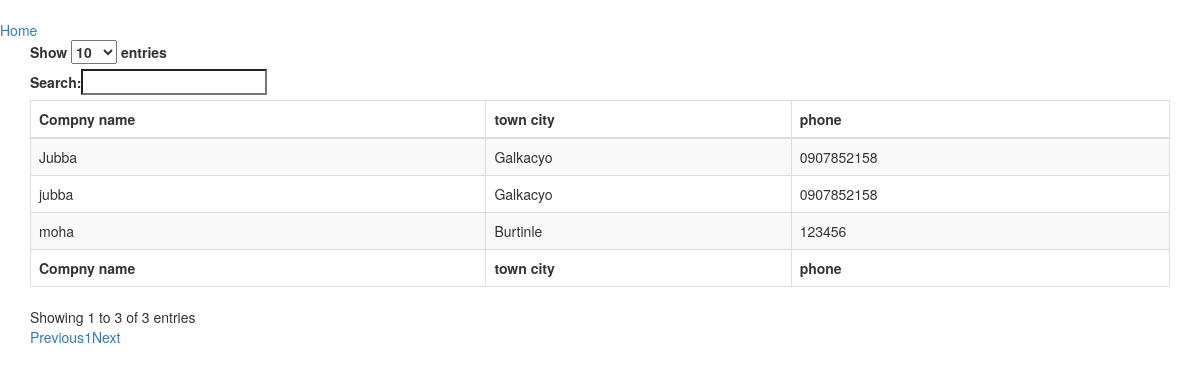
/costomer/list (signed in), run on the app's committed database.
### jubba/models.py (models this page shows, shortened)
class CostINfo(models.Model):
  Paid = 'PAID'
  Unpaid = 'UNPAID'
  PAYMENT_CHOICE = [
        (Paid, 'PAID'),
        (Unpaid, 'UNPAID'),
  ]
  created_at = models.DateTimeField(auto_now_add=True)
  File_name = models.CharField(max_length=30)
  compny_name = models.CharField(max_length=30)
  town_city = models.CharField(max_length=30)
  phone = models.CharField(max_length=30)
  text = models.TextField(max_length=300)
  '''Payment_choice = models.CharField(
        max_length=10,
        choices=PAYMENT_CHOICE,
    )
'''

### jubba/views.py (the view)
# urls.py: path("costomer/list", views.CostomerList.as_view(), name="costomerlist"),
class CostomerList(LoginRequiredMixin,ListView):
     template_name = 'order/costomer_list.html'
     queryset = CostINfo.objects.all()

### jubba/templates/order/costomer_list.html (shortened to what this page needs)
{% extends './base.html' %}
{% load static %}
{% block head %}
    <link rel="stylesheet" href="https://maxcdn.bootstrapcdn.com/bootstrap/3.3.7/css/bootstrap.min.css">
    <link rel="stylesheet" href="https://cdn.datatables.net/1.10.22/css/dataTables.bootstrap.min.css">
    <link rel="stylesheet" href="https://cdn.datatables.net/fixedheader/3.1.7/css/fixedHeader.bootstrap.min.css">
    <link rel="stylesheet" href=" https://cdn.datatables.net/responsive/2.2.6/css/responsive.bootstrap.min.css">
{% endblock %}
{% block content %}
   <br>
   <a href="{% url 'home'%}">Home</button></a>
    <div class="container">
        <table id="example" class="table table-striped table-bordered nowrap" style="width:100%">
            <thead>
                <tr>
                    <th>Compny name</th>
                    <th>town city</th>
                    <th>phone</th>
                </tr>
            </thead>
            <tbody>
              {% for order in  object_list%}
                <tr>
                    <td>{{ order.compny_name}}</td>
                    <td>{{ order.town_city}}</td>
                    <td>{{ order.phone}}</td>
                </tr>
              {% endfor %}
            </tbody>
            <tfoot>
                <tr>
                    <th>Compny name</th>
                    <th>town city</th>
                    <th>phone</th>
                </tr>
            </tfoot>
        </table>
    </div>
{% endblock %}

### data on the page
CostINfo: compny_name "Jubba", town_city "Galkacyo", phone "0907852158"
CostINfo: compny_name "jubba", town_city "Galkacyo", phone "0907852158"
CostINfo: compny_name "moha", town_city "Burtinle", phone "123456"
